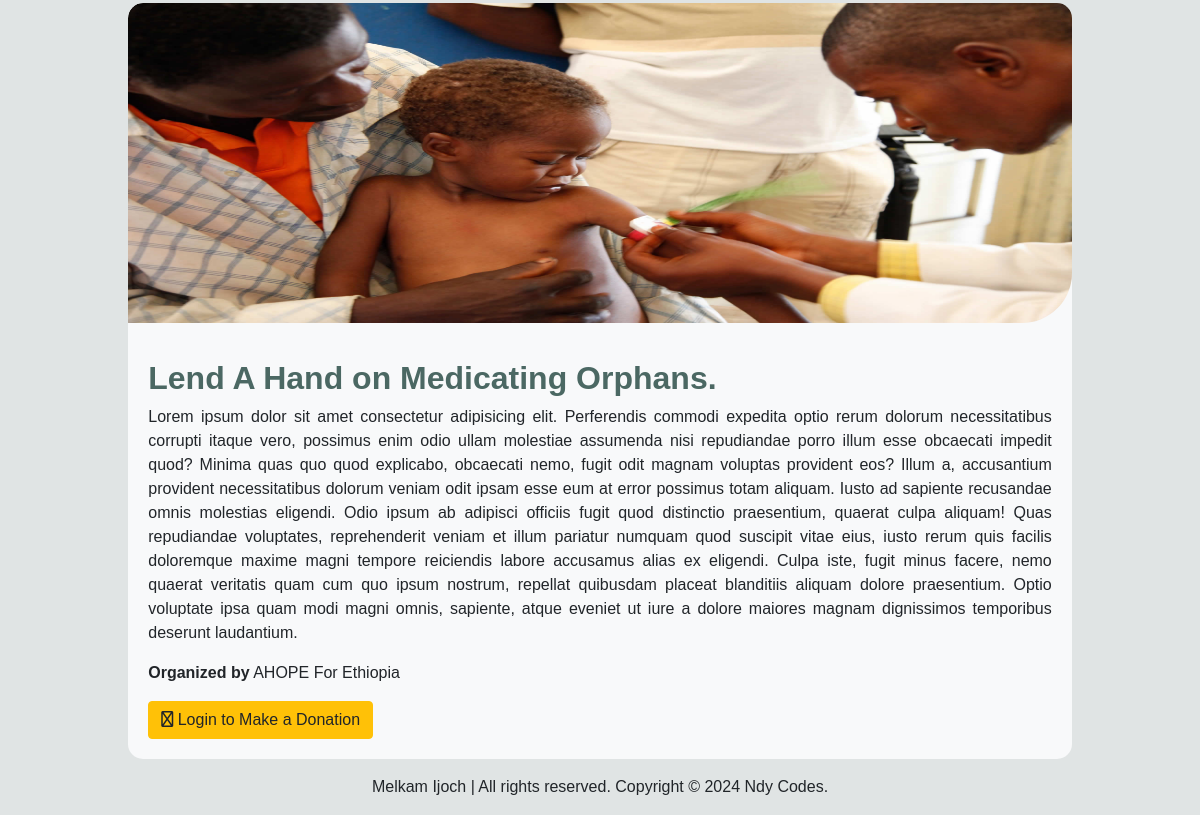
The page /projects/ (lower part) on the database as committed earlier.
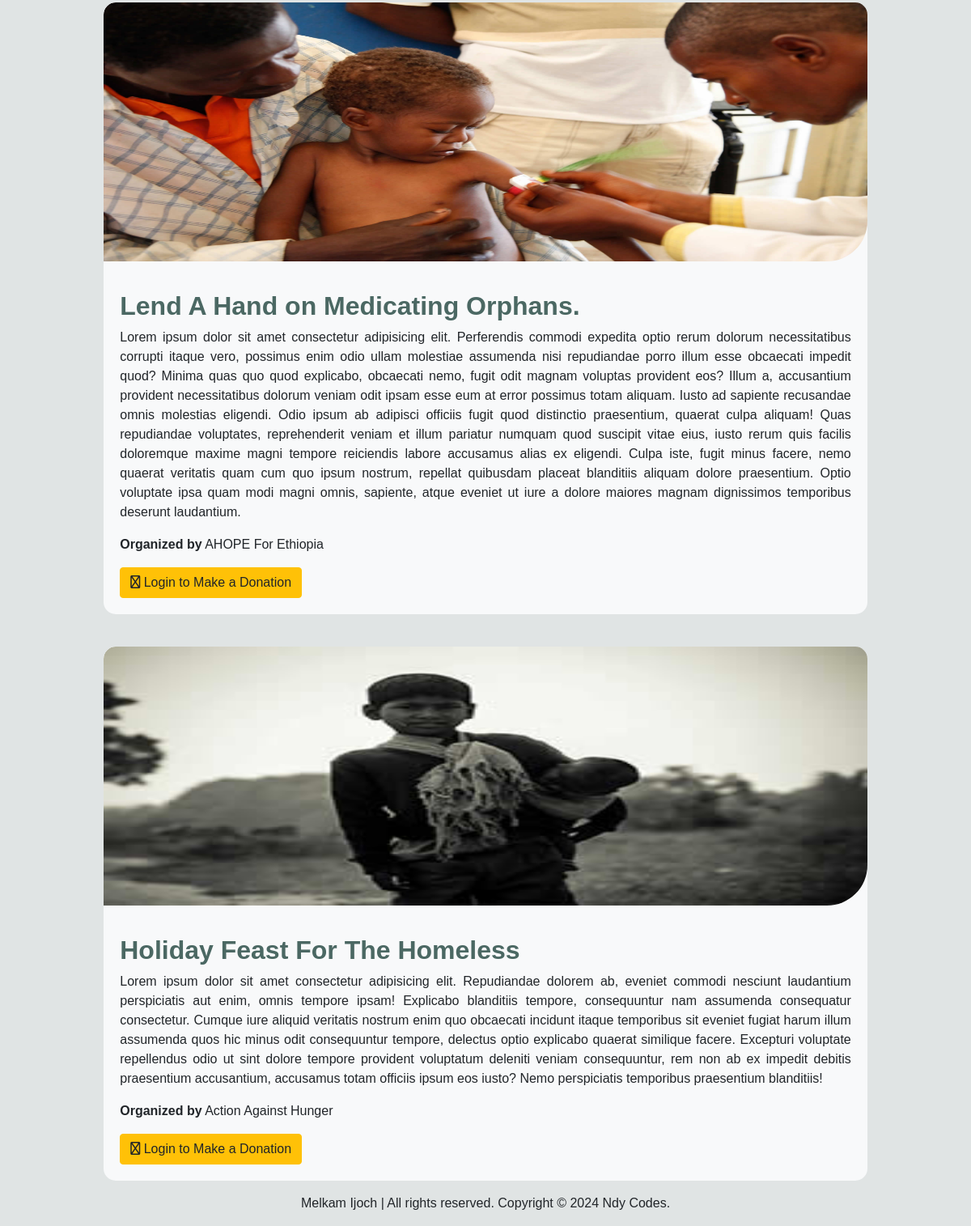
The same page on the database as committed later.
### website/models.py (models this page shows, shortened)
class Project(models.Model):
    user_ID = models.ForeignKey(User, on_delete=models.CASCADE)
    charity_ID = models.ForeignKey(Charity, on_delete=models.CASCADE)
    name = models.CharField(max_length=100)
    description = models.TextField(max_length = 2000)
    image = models.ImageField(upload_to='Images/')
    status = models.BooleanField(default=False)

class Charity(models.Model):
    user_ID = models.ForeignKey(User, on_delete=models.CASCADE)
    name = models.CharField(max_length=150)
    image = models.ImageField(upload_to='Images/')
    description = models.TextField(max_length = 2000)
    website = models.URLField(max_length=200)
    location = models.CharField(max_length=100)
    establishedYear = models.IntegerField()

### website/views.py (the view)
# urls.py: path('projects/', project_list, name='project-list'),
def project_list(request):
    info = CompanyInformation.objects.first()
    charityOrganizations = Charity.objects.all()
    projects = Project.objects.filter(status = True)
    query = request.GET.get('q')
    if query:
        projects = projects.filter(
            Q(name__icontains=query) |
            Q(charity_ID__name__icontains=query)
        )
    return render(request, 'pages/projects.html', {
        'company_info': info,
        'charityOrganizations': charityOrganizations,
        'projects': projects
    })

### website/templates/pages/projects.html (shortened to what this page needs)
{% extends "../base/base.html" %}
{% load static %}
{% block styles %}
<link rel="stylesheet" href="{% static 'css/projects.css' %}">
{% endblock %}
{% block body %}
<div class="container mt-5">
    <section class="projects-section">
        {% for project in projects %}
        <article class="project-article">
            <img src="{{ project.image.url }}" alt="{{ project.name }}" class="project-image">
            <div class="project-content mt-3">
                <h2><b>{{ project.name }}</b></h2>
                <p class=" text-justify">{{ project.description }}</p>
                <p class="charity-organization"><strong>Organized by</strong> {{ project.charity_ID.name }}</p>
                {% if user.is_authenticated %}
                    <a href="{% url 'make_donation' user.id project.id project.charity_ID.id %}" class="btn btn-donate">
                        <i class="fa-regular fa-dollar"></i> Make Donation
                    </a>
                {% else %}
                    <a href="{% url 'login' %}" class="btn btn-warning">
                        <i class="fa-regular fa-sign-in"></i> Login to Make a Donation
                    </a>
                {% endif %}
            </div>
        </article>
        {% empty %}
        <p class="text-center">No Projects found.</p>
        {% endfor %}
    </section>
</div>
{% endblock %}

Rows that differ between the two databases and show on the page:
added Project: image (picture), name "Holiday Feast For The Homeless", description "Lorem ipsum dolor sit amet consectetur adipisicing elit. Repudiandae dolorem ab, eveniet commodi nesciunt laudantium perspiciatis aut enim, omnis tempore ipsam! Explicabo blanditiis tempore, consequuntur nam assumenda consequatur consectetur. Cumque iure aliquid veritatis nostrum enim quo obcaecati incidunt itaque temporibus sit eveniet fugiat harum illum assumenda quos hic minus odit consequuntur tempore, delectus optio explicabo quaerat similique facere. Excepturi voluptate repellendus odio ut sint dolore tempore provident voluptatum deleniti veniam consequuntur, rem non ab ex impedit debitis praesentium accusantium, accusamus totam officiis ipsum eos iusto? Nemo perspiciatis temporibus…", charity_ID.name "Action Against Hunger"
